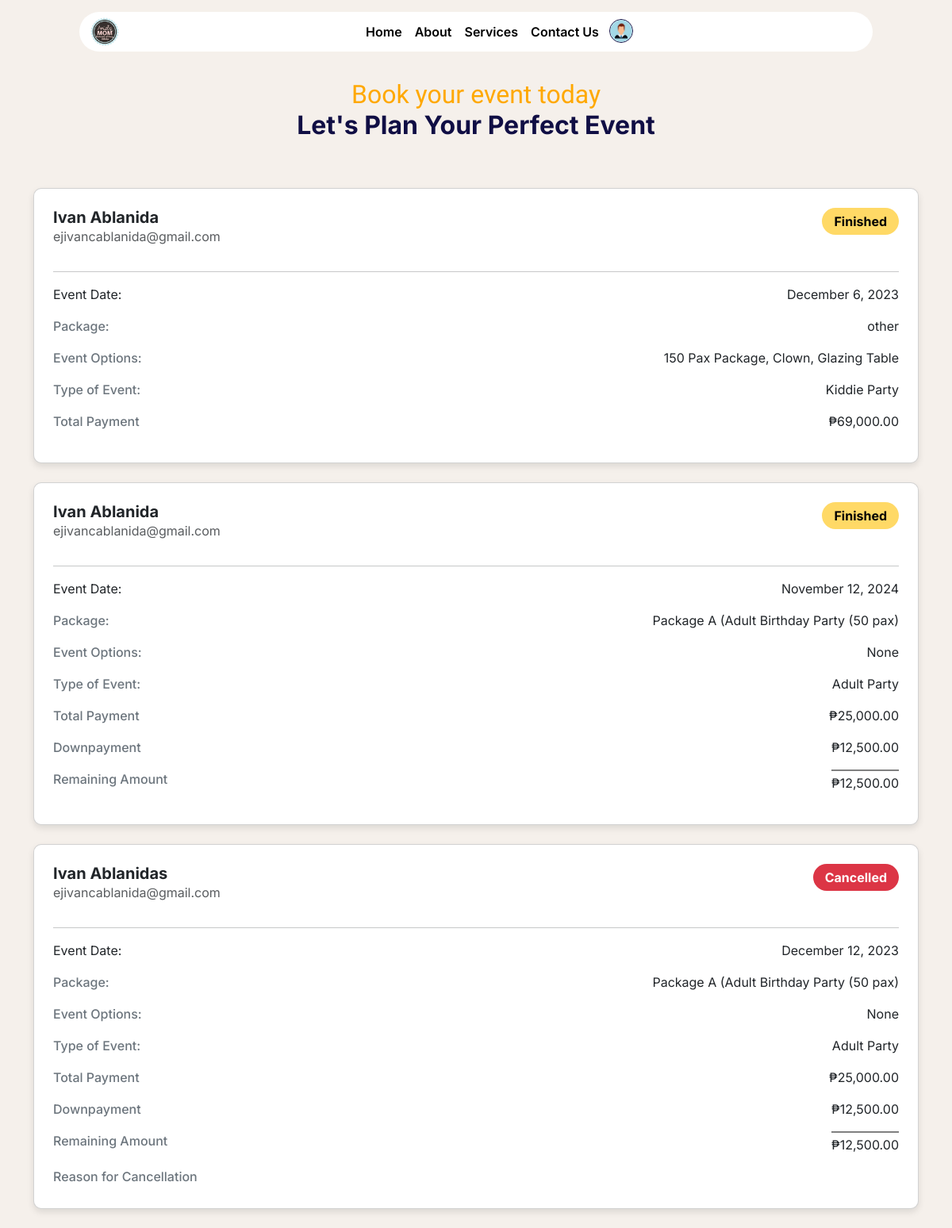
The app's page /features/users/web/appointment.php (signed in), older data.
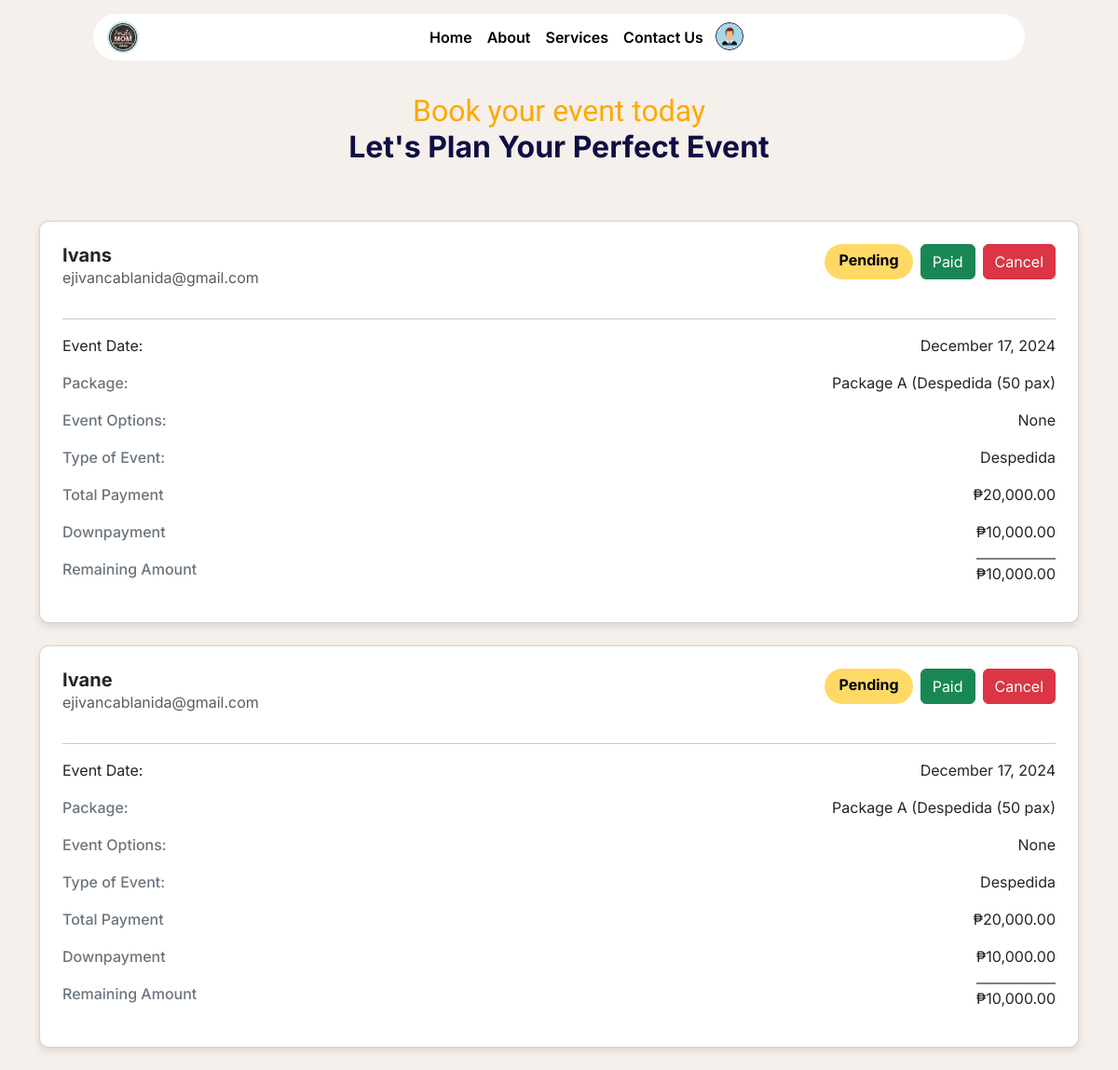
The same page, newer data.
### tables this page shows
CREATE TABLE `booking` (
  `id` int(11) NOT NULL,
  `status` enum('Pending','Waiting','On-going','Finished','Cancel') NOT NULL,
  `full_name` varchar(255) NOT NULL,
  `celebrants_name` varchar(255) DEFAULT NULL,
  `email` varchar(255) NOT NULL,
  `phone_number` varchar(15) DEFAULT NULL,
  `events_date` varchar(255) DEFAULT NULL,
  `guest_count` int(11) DEFAULT NULL,
  `event_duration` int(11) DEFAULT NULL,
  `event_starttime` int(11) DEFAULT NULL,
  `event_endtime` int(11) DEFAULT NULL,
  `event_type` varchar(255) DEFAULT NULL,
  `event_package` varchar(255) DEFAULT NULL,
  `event_options` text DEFAULT NULL,
  `cost` decimal(10,2) DEFAULT 0.00,
  `cancel_reason` text DEFAULT NULL,
  `payment_image` varchar(255) DEFAULT NULL,
  `reference_no` varchar(100) DEFAULT NULL,
  `payment_amount` decimal(10,2) NOT NULL,
  `status_paid` tinyint(1) DEFAULT 0,
  `beef_dish` varchar(255) DEFAULT NULL,
  `pork_dish` varchar(255) DEFAULT NULL,
  `chicken_dish` varchar(255) DEFAULT NULL,
  `pasta_dish` varchar(255) DEFAULT NULL,
  `dessert_dish` varchar(255) DEFAULT NULL,
  `fish_dish` varchar(255) DEFAULT NULL,
  `drinks_dish` varchar(255) DEFAULT NULL
);

### features/users/web/appointment.php (the view, shortened to what the changed rows need)
<?php
    require '../../../db.php';
    $email = $_SESSION['email'];
    $sql = "SELECT * FROM booking WHERE email = ?";
    $stmt = $conn->prepare($sql);
    $stmt->bind_param("s", $email);
    $stmt->execute();
    $result = $stmt->get_result();
    $bookings = [];
    while ($row = $result->fetch_assoc()) {
        $bookings[] = $row;
    }
?>
<!DOCTYPE html>
<html lang="en">
<head>
    <link href="https://cdn.jsdelivr.net/npm/bootstrap@5.3.3/dist/css/bootstrap.min.css" rel="stylesheet">
    <link rel="stylesheet" href="../css/appointment.css">
    <link href="https://cdn.jsdelivr.net/npm/fullcalendar@6.1.8/index.global.min.css" rel="stylesheet">
</head>
<body>
    <section class="body">
    <div class="container">
    <?php if (!empty($bookings)): ?>
    <?php foreach ($bookings as $booking): ?>
        <div class="card p-4 mb-4">
            <div class="d-flex justify-content-between align-items-start mb-3">
                <div>
                    <h5 class="card-title mb-0"><?php echo htmlspecialchars($booking['full_name']); ?></h5>
                    <p class="card-text text-muted"><?php echo htmlspecialchars($booking['email']); ?></p>
                </div>
                <div class="d-flex gap-2">
                    <span class="status-badge <?php echo (strtolower($booking['status']) === 'cancel') ? 'bg-danger text-white' : ''; ?>">
                        <?php echo (strtolower($booking['status']) === 'cancel') ? 'Cancelled' : htmlspecialchars($booking['status']); ?>
                    </span>
                    <?php if ($booking['status'] === 'Pending'): ?>
                        <?php if ($booking['status_paid'] != 1): ?>
                            <button type="button" class="btn btn-primary" data-bs-toggle="modal" data-bs-target="#payNowModal-<?php echo $booking['id']; ?>">
                                Pay Now
                            </button>
                        <?php else: ?>
                            <span class="btn btn-success">Paid</span>
                        <?php endif; ?>
                        <button type="button" class="btn btn-danger" data-bs-toggle="modal" data-bs-target="#cancelModal-<?php echo $booking['id']; ?>">
                            Cancel
                        </button>
                    <?php endif; ?>
                </div>
            </div>
            <hr>
            <div class="card-body p-0">
                <div class="d-flex justify-content-between">
                    <p class="mb-1">Event Date:</p>
                    <p><?php echo (new DateTime($booking['events_date']))->format('F j, Y'); ?></p>
                </div>
                <div class="d-flex justify-content-between">
                    <p class="mb-1"><span class="info-label">Package:</span></p>
                    <p><?php echo htmlspecialchars($booking['event_package']); ?></p>
                </div>
                <div class="d-flex justify-content-between">
                    <p class="mb-1"><span class="info-label">Event Options:</span></p>
                    <p><?php echo htmlspecialchars($booking['event_options']); ?></p>
                </div>
                <div class="d-flex justify-content-between">
                    <p class="mb-1"><span class="info-label">Type of Event:</span></p>
                    <p><?php echo htmlspecialchars($booking['event_type']); ?></p>
                </div>
                <div class="d-flex justify-content-between">
                    <p class="mb-1"><span class="info-label">Total Payment</span></p>
                    <p>₱<?php echo number_format(htmlspecialchars($booking['cost']), 2); ?></p>
                </div>
                <?php if (!empty($booking['payment_amount']) && !empty($booking['reference_no'])): ?>
                    <div class="d-flex justify-content-between">
                        <p class="mb-1"><span class="info-label">Downpayment</span></p>
                        <p>₱<?php echo number_format($booking['payment_amount'], 2); ?></p>
                    </div>
                    <div class="d-flex justify-content-between">
                        <p class="mb-1"><span class="info-label">Remaining Amount</span></p>
                        <p class="remaining">₱<?php echo number_format($booking['cost'] - $booking['payment_amount'], 2); ?></p>
                    </div>
                <?php endif; ?>
                <?php if (strtolower($booking['status']) === 'cancel'): ?>
                    <div class="d-flex justify-content-between">
                        <p class="mb-1"><span class="info-label">Reason for Cancellation</span></p>
                    </div>
                <?php endif; ?>
            </div>
        </div>
    <?php endforeach; ?>
<?php else: ?>
    <p>No bookings found.</p>
<?php endif; ?>
</div>
</section>
</html>

Row changes from the older to the newer data that the page shows:
removed booking: full_name "Ivan Ablanida", email "ejivancablanida@gmail.com", status "Finished", events_date "December 6, 2023", event_package "other", event_options "150 Pax Package, Clown, Glazing Table", event_type "Kiddie Party", cost "69,000.00"
removed booking: full_name "Ivan Ablanida", email "ejivancablanida@gmail.com", status "Finished", events_date "November 12, 2024", event_package "Package A (Adult Birthday Party (50 pax)", event_options "None", event_type "Adult Party", cost "25,000.00", payment_amount "12,500.00", $booking['cost'] - $booking['payment_amount'] "12,500.00"
removed booking: full_name "Ivan Ablanidas", email "ejivancablanida@gmail.com", status "Cancelled", events_date "December 12, 2023", event_package "Package A (Adult Birthday Party (50 pax)", event_options "None", event_type "Adult Party", cost "25,000.00", payment_amount "12,500.00", $booking['cost'] - $booking['payment_amount'] "12,500.00"
added booking: full_name "Ivans", email "ejivancablanida@gmail.com", status "Pending", status_paid "Paid", events_date "December 17, 2024", event_package "Package A (Despedida (50 pax)", event_options "None", event_type "Despedida", cost "20,000.00", payment_amount "10,000.00", $booking['cost'] - $booking['payment_amount'] "10,000.00"
added booking: full_name "Ivane", email "ejivancablanida@gmail.com", status "Pending", status_paid "Paid", events_date "December 17, 2024", event_package "Package A (Despedida (50 pax)", event_options "None", event_type "Despedida", cost "20,000.00", payment_amount "10,000.00", $booking['cost'] - $booking['payment_amount'] "10,000.00"
